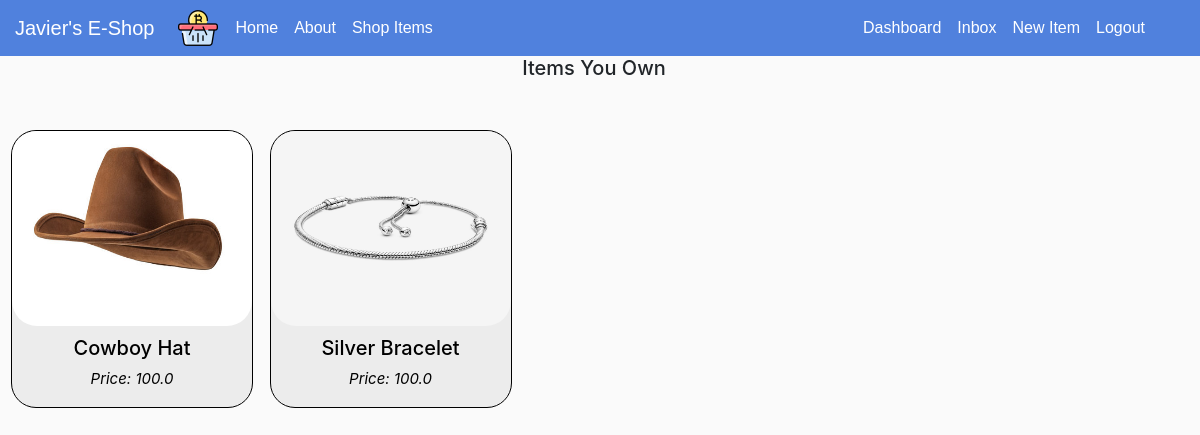
The app's page /dashboard/ (signed in) with its own data.
### core/models.py (models this page shows, shortened)
class Item(models.Model):
    category = models.ForeignKey(Category, related_name= 'items', on_delete=models.CASCADE, default= 1)
    name = models.CharField(max_length = 255)
    description = models.TextField(blank = True, null=True)
    price = models.FloatField()
    image = models.ImageField(upload_to="item_images", blank=True,null=True)
    is_sold = models.BooleanField(default=False)
    created_by = models.ForeignKey(User,related_name='items', on_delete= models.CASCADE)
    created_at = models.DateTimeField(auto_now_add=True)

### core/views.py (the view)
# urls.py: path("dashboard/", views.dashboard, name="dashboard"),
@login_required
def dashboard(request):
     items = Item.objects.filter(created_by=request.user)
     return render(request, "core/dashboard.html",{
          "items":items
     })

### core/templates/core/dashboard.html
{%extends "core/base.html"%}
{% block content %}
    <h2 class="new_items text-center">Items You Own</h2>
     <div class="grid_layout">
        {% for item in items %}
        <div class="images">
            <a href="{% url 'detail' item.id %}">
              <div>
                <img src="{{ item.image.url }}" class="images-xl" width="240" height="195" >
              </div>
            </a>
              <div>
                 <h2 class="item_names"> {{item.name}} </h2>
                 <p class="price_item">Price: {{item.price}} </p>
              </div>
        </div>
        {%endfor%}
      </div>
{% endblock %}

### core/static/core/main.css (style rules this page uses)
body { background: #fafafa; margin-top: 42pt; overflow: auto; height: 150%; }
.images { display:inline-block; background-color: #e3e3e392; border-radius: 25px; border: 1.7px solid black; margin: 12px 0 0 12px; }
.item_names { font-size: 20px; text-align: center; padding-top: 10px; color: black; }
.price_item { text-align: center; font-size: 15px; color: black; font-style: oblique; }
.images-xl { border-radius: 25px; }
a { text-decoration: none; color: initial; font-family:Arial; display: block; }
.grid_layout { padding-right: 20px; }
.new_items,.new_inbox { font-size: 20px; text-align: justify; padding-left: 20px; padding-bottom: 30px; }

### records on screen
Item: image (picture), name "Cowboy Hat", price "100.0"
Item: image (picture), name "Silver Bracelet", price "100.0"
